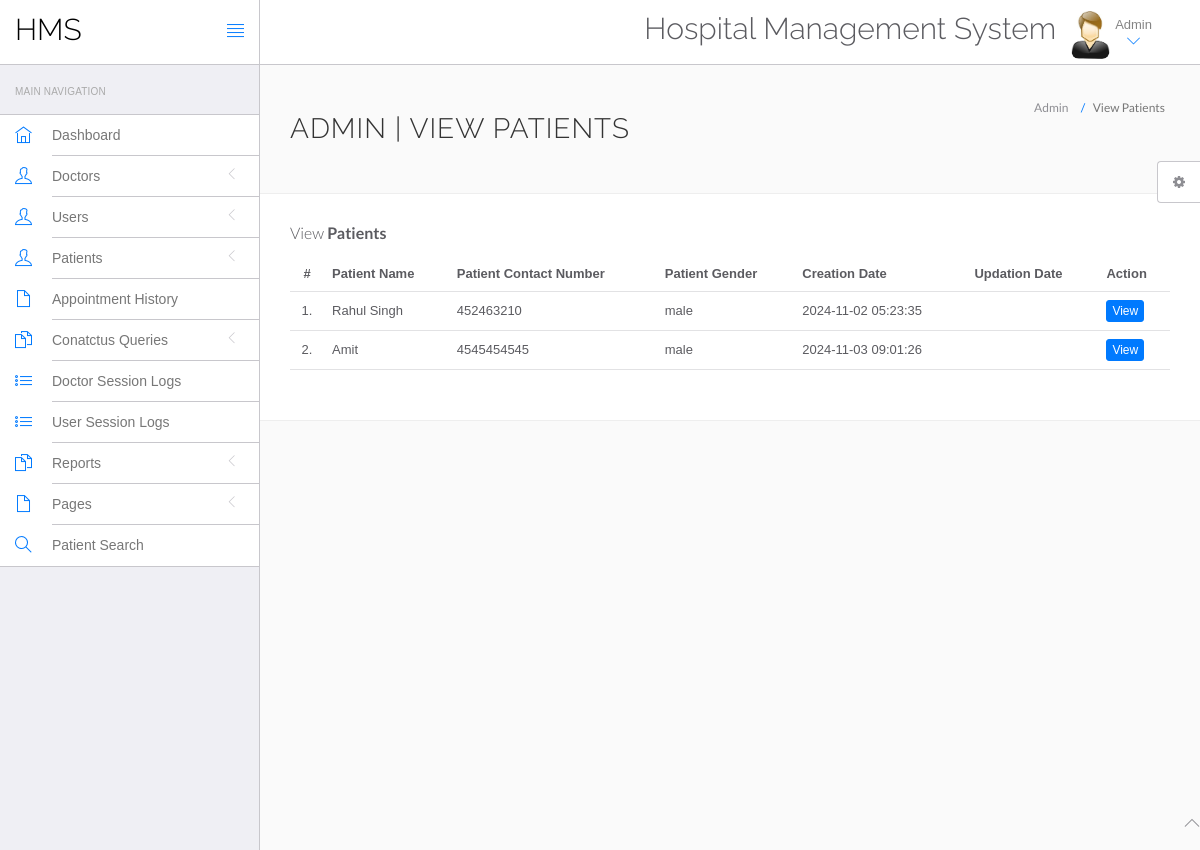
/hospital/hms/admin/manage-patient.php (signed in), run on the app's committed database.
### tables this page shows
CREATE TABLE `tblpatient` (
  `ID` int(10) NOT NULL,
  `Docid` int(10) DEFAULT NULL,
  `PatientName` varchar(200) DEFAULT NULL,
  `PatientContno` bigint(10) DEFAULT NULL,
  `PatientEmail` varchar(200) DEFAULT NULL,
  `PatientGender` varchar(50) DEFAULT NULL,
  `PatientAdd` mediumtext DEFAULT NULL,
  `PatientAge` int(10) DEFAULT NULL,
  `PatientMedhis` mediumtext DEFAULT NULL,
  `CreationDate` timestamp NULL DEFAULT current_timestamp(),
  `UpdationDate` timestamp NULL DEFAULT NULL ON UPDATE current_timestamp()
);

### hospital/hms/admin/manage-patient.php (the view, shortened to what this page needs)
<?php
include('include/config.php');
if(strlen($_SESSION['id']==0)) {
 header('location:logout.php');
  } else{
?>
<!DOCTYPE html>
<html lang="en">
	<head>
		<link rel="stylesheet" href="vendor/bootstrap/css/bootstrap.min.css">
		<link rel="stylesheet" href="vendor/fontawesome/css/font-awesome.min.css">
		<link rel="stylesheet" href="vendor/themify-icons/themify-icons.min.css">
		<link href="vendor/animate.css/animate.min.css" rel="stylesheet" media="screen">
		<link href="vendor/perfect-scrollbar/perfect-scrollbar.min.css" rel="stylesheet" media="screen">
		<link href="vendor/switchery/switchery.min.css" rel="stylesheet" media="screen">
		<link href="vendor/bootstrap-touchspin/jquery.bootstrap-touchspin.min.css" rel="stylesheet" media="screen">
		<link href="vendor/select2/select2.min.css" rel="stylesheet" media="screen">
		<link href="vendor/bootstrap-datepicker/bootstrap-datepicker3.standalone.min.css" rel="stylesheet" media="screen">
		<link href="vendor/bootstrap-timepicker/bootstrap-timepicker.min.css" rel="stylesheet" media="screen">
		<link rel="stylesheet" href="assets/css/styles.css">
		<link rel="stylesheet" href="assets/css/plugins.css">
		<link rel="stylesheet" href="assets/css/themes/theme-1.css" id="skin_color" />
	</head>
	<body>
		<div id="app">
<?php include('include/sidebar.php');?>
<div class="app-content">
<?php include('include/header.php');?>
<div class="main-content" >
<div class="wrap-content container" id="container">
<section id="page-title">
<div class="row">
<div class="col-sm-8">
<h1 class="mainTitle">Admin | View Patients</h1>
</div>
<ol class="breadcrumb">
<li>
<span>Admin</span>
</li>
<li class="active">
<span>View Patients</span>
</li>
</ol>
</div>
</section>
<div class="container-fluid container-fullw bg-white">
<div class="row">
<div class="col-md-12">
<h5 class="over-title margin-bottom-15">View <span class="text-bold">Patients</span></h5>
<table class="table table-hover" id="sample-table-1">
<thead>
<tr>
<th class="center">#</th>
<th>Patient Name</th>
<th>Patient Contact Number</th>
<th>Patient Gender </th>
<th>Creation Date </th>
<th>Updation Date </th>
<th>Action</th>
</tr>
</thead>
<tbody>
<?php
$sql=mysqli_query($con,"select * from tblpatient");
$cnt=1;
while($row=mysqli_fetch_array($sql))
{
?>
<tr>
<td class="center"><?php echo $cnt;?>.</td>
<td class="hidden-xs"><?php echo $row['PatientName'];?></td>
<td><?php echo $row['PatientContno'];?></td>
<td><?php echo $row['PatientGender'];?></td>
<td><?php echo $row['CreationDate'];?></td>
<td><?php echo $row['UpdationDate'];?>
</td>
<td>
<a href="view-patient.php?viewid=<?php echo $row['ID'];?>" class="btn btn-primary btn-xs" target="_blank">View</a>
</td>
</tr>
<?php
$cnt=$cnt+1;
 }?></tbody>
</table>
</div>
</div>
</div>
</div>
</div>
</div>
</div>
	<?php include('include/footer.php');?>
	<?php include('include/setting.php');?>
	</body>
</html>
<?php } ?>

### hospital/hms/admin/assets/css/themes/theme-1.css (style rules this page uses)
body { background: #FAFAFA; }

### data on the page
tblpatient: PatientName "Rahul Singh", PatientContno "452463210", PatientGender "male", CreationDate "2024-11-02 05:23:35"
tblpatient: PatientName "Amit", PatientContno "4545454545", PatientGender "male", CreationDate "2024-11-03 09:01:26"
